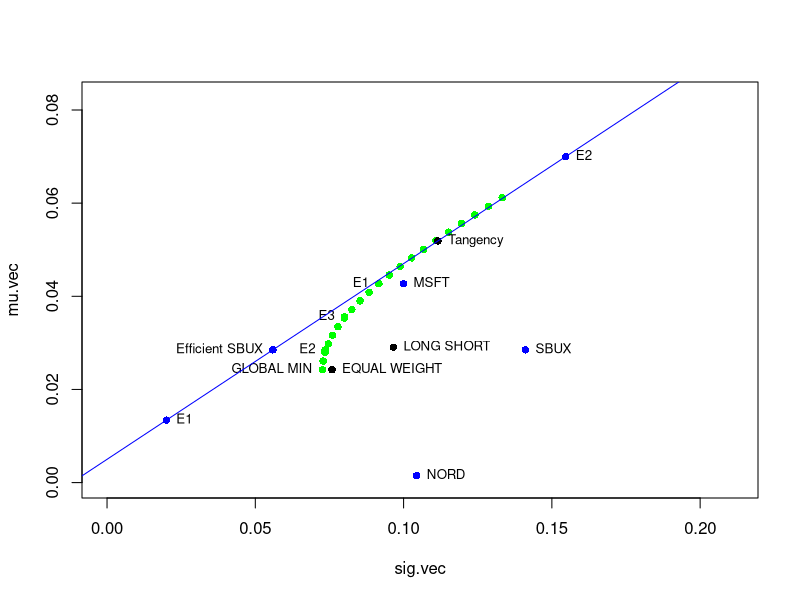

Write the R code that produced this figure.
### Walk through of Portfolio Theory Matrix Powerpoint
# To clean up the memory of your current R session run the following line
rm(list=ls(all=TRUE))

# 3 Asset Example Data
asset.names <- c("MSFT", "NORD", "SBUX")
mu.vec = c(0.0427, 0.0015, 0.0285)
names(mu.vec) = asset.names
sigma.mat = matrix(c(0.0100, 0.0018,   0.0011,
                        0.0018, 0.0109, 0.0026,
                        0.0011, 0.0026, 0.0199),
                      nrow=3, ncol=3)
dimnames(sigma.mat) = list(asset.names, asset.names)
mu.vec
sig.vec = sqrt(c(0.01, 0.0109, 0.0199))
names(sig.vec) = asset.names
sig.vec

plot(sig.vec, mu.vec, pch=16, col="blue",
     ylim=c(0, max(mu.vec) + .04), xlim=c(0, max(sig.vec) + 0.07))
text(x=sig.vec[1], y=mu.vec[1], labels="MSFT", cex=0.8, pos=4)
text(x=sig.vec[2], y=mu.vec[2], labels="NORD", cex=0.8, pos=4)
text(x=sig.vec[3], y=mu.vec[3], labels="SBUX", cex=0.8, pos=4)

# Example Portfolios: Equally Weighted
x.vec = rep(1,3)/3
names(x.vec) = asset.names
sum(x.vec)

# Compute mean, variance and std deviation
mu.p.x = crossprod(x.vec, mu.vec)
sig2.p.x = t(x.vec)%*%sigma.mat%*%x.vec
sig.p.x = sqrt(sig2.p.x)
mu.p.x
sig.p.x

# # long-short portfolio
y.vec = c(0.8, 0.4, -0.2)
names(y.vec) = asset.names
sum(y.vec)

# compute mean, variance and std deviation
mu.p.y = crossprod(y.vec, mu.vec)
sig2.p.y = t(y.vec)%*%sigma.mat%*%y.vec
sig.p.y = sqrt(sig2.p.y)
mu.p.y
sig.p.y

points(sig.p.x, mu.p.x, type="b",  col="black", pch=16)
text(x=sig.p.x, y=mu.p.x, labels="EQUAL WEIGHT",cex=0.8, pos=4)
points(sig.p.y, mu.p.y, type="b",  col="black", pch=16)
text(x=sig.p.y, y=mu.p.y, labels="LONG SHORT",  cex=0.8, pos=4)

## Covariance and Correlation of Portfolio Returns
# covariance and correlation between equally weighted
# and long-short portfolios
sig.xy = t(x.vec)%*%sigma.mat%*%y.vec
sig.xy
rho.xy = sig.xy/(sig.p.x*sig.p.y)
rho.xy

## Compute Global Minimum Variance Portfolio
# method 1 (Lagrangian): use full system matrix algebra 
top.mat = cbind(2*sigma.mat, rep(1, 3))  # equation "green" 1 in notes
bot.vec = c(rep(1, 3), 0)                # equation "green" 2 in notes
Am.mat = rbind(top.mat, bot.vec)         # Matrix A
b.vec = c(rep(0, 3), 1)                  # vector b
z.m.mat = solve(Am.mat)%*%b.vec          # vector z = A^-1 * b
m.vec = z.m.mat[1:3,1]                   # first 3 elements of vector z are the portfolio weights m = (Ma, Mb, Mc)
                                         # for the global min. variance portfolio
                                         # the fourth element is the Lagrange multiplier which we don't care about
m.vec

# Compute mean, variance and std deviation
mu.gmin = crossprod(x.vec, mu.vec)                      # mean
sig2.gmin = as.numeric(t(m.vec)%*%sigma.mat%*%m.vec)   # variance
sig.gmin = sqrt(sig2.gmin)                             # standard deviation
mu.gmin
sig2.gmin
sig.gmin
points(sig.gmin, mu.gmin, type="b",  col="red", pch=16)
text(x=sig.gmin, y=mu.gmin, labels="GLOBAL MIN",  cex=0.8, pos=2)

# method 2: direct calculation of m using matrix algebra
one.vec = rep(1, 3)
sigma.inv.mat = solve(sigma.mat)
top.mat = sigma.inv.mat%*%one.vec
bot.val = as.numeric((t(one.vec)%*%sigma.inv.mat%*%one.vec))
m.mat = top.mat/bot.val
m.mat[,1]


## Efficient Portfolio with Same Mean as MSFT
# Note that MSFT anf our portfolio have teh same mean but
# the volatilty of our portfolio is leass than that for MSFT
top.mat = cbind(2*sigma.mat, mu.vec, rep(1, 3))
mid.vec = c(mu.vec, 0, 0)
bot.vec = c(rep(1, 3), 0, 0)
Ax.mat = rbind(top.mat, mid.vec, bot.vec)
bmsft.vec = c(rep(0, 3), mu.vec["MSFT"], 1)
z.mat = solve(Ax.mat)%*%bmsft.vec
x.vec = z.mat[1:3,]
x.vec

# compute mean, variance and std deviation
mu.px = as.numeric(crossprod(x.vec, mu.vec))
mu.px  # μ MSFT = 0.0427
sig2.px = as.numeric(t(x.vec)%*%sigma.mat%*%x.vec)
sig2.px
sig.px = sqrt(sig2.px)
sig.px  # σ MSFT = 0.10
points(sig.px, mu.px, type="b",  col="green", pch=16)
text(x=sig.px, y=mu.px, labels="E1",  cex=0.8, pos=2)

## Efficient Portfolio with Same Mean as SBUX
# same methos as before
bsbux.vec = c(rep(0, 3), mu.vec["SBUX"], 1)
z.mat = solve(Ax.mat)%*%bsbux.vec
y.vec = z.mat[1:3,]
y.vec

# compute mean, variance and std deviation
mu.py = as.numeric(crossprod(y.vec, mu.vec))
sig2.py = as.numeric(t(y.vec)%*%sigma.mat%*%y.vec)
sig.py = sqrt(sig2.py)
mu.py   # μ SBUX = 0.0285
sig.py  # σSBUX = 0.1411
points(sig.py, mu.py, type="b",  col="green", pch=16)
text(x=sig.py, y=mu.py, labels="E2",  cex=0.8, pos=2)

##### 2nd Lecture om Matrices
## Find Efficient Portfolio from 2 Efficient Portfolios
# Efficient portfolio half way between efficient
# portfolio with same mean as SBUX and efficient
# portfolio with same mean as MSFT
a = 0.5
z.vec = a*x.vec + (1-a)*y.vec
z.vec

# compute mean, variance and std deviation
sigma.xy = as.numeric(t(x.vec)%*%sigma.mat%*%y.vec)
mu.pz = as.numeric(crossprod(z.vec, mu.vec))
sig2.pz = as.numeric(t(z.vec)%*%sigma.mat%*%z.vec)
sig.pz = sqrt(sig2.pz)
mu.pz
sig.pz
points(sig.pz, mu.pz, type="b",  col="green", pch=16)
text(x=sig.pz, y=mu.pz, labels="E3",  cex=0.8, pos=2)


### Compute Efficient Frontier
# Compute efficient portfolios as convex combinations
# of global min portfolio and efficient portfolio with
# same mean as MSFT
a = seq(from=1, to=-1, by=-0.1)
n.a = length(a)
z.mat = matrix(0, n.a, 3)
mu.z = rep(0, n.a)
sig2.z = rep(0, n.a)
sig.mx = t(m.vec)%*%sigma.mat%*%x.vec

for (i in 1:n.a) {
  z.mat[i, ] = a[i]*m.vec + (1-a[i])*x.vec
  mu.z[i] = a[i]*mu.gmin + (1-a[i])*mu.px
  sig2.z[i] = a[i]^2 * sig2.gmin + (1-a[i])^2 * sig2.px + 2*a[i]*(1-a[i])*sig.mx
}
points(sqrt(sig2.z), mu.z, type="b",  col="green", pch=16)

### Compute Tangency Portfolio
rf = 0.005
sigma.inv.mat = solve(sigma.mat)
one.vec = rep(1, 3)
mu.minus.rf = mu.vec - rf*one.vec
top.mat = sigma.inv.mat%*%mu.minus.rf
bot.val = as.numeric(t(one.vec)%*%top.mat)
t.vec = top.mat[,1]/bot.val
t.vec

# # compute mean, var and sd
mu.t = as.numeric(crossprod(t.vec, mu.vec))
sig2.t = as.numeric(t(t.vec)%*%sigma.mat%*%t.vec)
sig.t = sqrt(sig2.t)
mu.t
sig.t
# Plot tangency
points(sig.t, mu.t, type="b",  col="black", pch=16)
text(x=sig.t, y=mu.t, labels="Tangency",  cex=0.8, pos=4)
# Draw Tangency Portfolio line
sharpe  = (mu.t - rf) / sig.t
abline(a = rf, b = sharpe, col = "blue")

## Find Efficient Portfolio with Target Volatility
# find efficient portfolio with target volatility (risk)
# equal 0.02
x.t.02 = 0.02/sig.t
x.t.02
1-x.t.02

# shares in msft, nord and sbux
x.t.02*t.vec

# comute mean var and sd
mu.t.02 = x.t.02*mu.t + (1-x.t.02)*rf
sig.t.02 = x.t.02*sig.t
mu.t.02
sig.t.02
points(sig.t.02, mu.t.02, type="b",  col="blue", pch=16)
text(x=sig.t.02, y=mu.t.02, labels="E1",  cex=0.8, pos=4)

## Find Efficient Portfolio with Target Expected Return
# find efficient portfolio with target expected return
# equal to 0.07
x.t.07 = (0.07 - rf)/(mu.t - rf)
x.t.07
1-x.t.07

# shares in msft, nord and sbux
x.t.07*t.vec

# compute mean, var and sd
mu.t.07 = x.t.07*mu.t + (1-x.t.07)*rf
sig.t.07 = x.t.07*sig.t
mu.t.07
sig.t.07
points(sig.t.07, mu.t.07, type="b",  col="blue", pch=16)
text(x=sig.t.07, y=mu.t.07, labels="E2",  cex=0.8, pos=4)

## vaR
# Step 1: Determine efficient portfolio that has same expected return in Starbucks
mu.SBUX = 0.0285
mu.t
x.t = (mu.SBUX - rf) / (mu.t - rf)
x.f = 1- x.t
# Step 2: Compare VaR_0.5 for Starbucks & efficient portfolio based on $100K investment
sig.SBUX  = 0.1411
q_SBUX_05 = mu.SBUX + sig.SBUX* qnorm(0.05)
VaR_SBUX_05 = 100000*q_SBUX_05

# find efficient portfolio with target expected return
# equal to SBUX
sig.SBUX = 0.0285
x.t.SBUX = (sig.SBUX - rf)/(mu.t - rf)
x.t.SBUX
1-x.t.SBUX

# shares in msft, nord and sbux
x.t.SBUX*t.vec

# compute mean, var and sd
mu.t.SBUX = x.t.SBUX*mu.t + (1-x.t.SBUX)*rf
sig.t.SBUX = x.t.SBUX*sig.t
mu.t.SBUX
sig.t.SBUX
points(sig.t.SBUX, mu.t.SBUX, type="b",  col="blue", pch=16)
text(x=sig.t.SBUX, y=mu.t.SBUX, labels="Efficient SBUX",  cex=0.8, pos=2)

e_EFFICIENT_05 = mu.py + sig.t.SBUX * qnorm(0.05) 
e_EFFICIENT_05
VaR_EFFICIENT_05 = 100000*e_EFFICIENT_05
VaR_EFFICIENT_05
